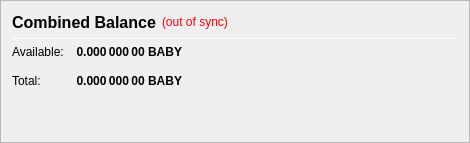
                   <widget class="QFrame" name="frame_CombinedBalances">
                    <property name="minimumSize">
                     <size>
                      <width>470</width>
                      <height>0</height>
                     </size>
                    </property>
                    <property name="frameShape">
                     <enum>QFrame::StyledPanel</enum>
                    </property>
                    <property name="frameShadow">
                     <enum>QFrame::Raised</enum>
                    </property>
                    <layout class="QVBoxLayout" name="verticalLayout_5">
                     <item>
                      <layout class="QHBoxLayout" name="horizontalLayout_5" stretch="0">
                       <item>
                        <widget class="QLabel" name="label_5z">
                         <property name="minimumSize">
                          <size>
                           <width>0</width>
                           <height>20</height>
                          </size>
                         </property>
                         <property name="font">
                          <font>
                           <pointsize>12</pointsize>
                           <weight>75</weight>
                           <bold>true</bold>
                          </font>
                         </property>
                         <property name="toolTip">
                          <string>Combined Balance (including unconfirmed and immature coins)</string>
                         </property>
                         <property name="text">
                          <string>Combined Balance</string>
                         </property>
                        </widget>
                       </item>
                       <item>
                        <widget class="QLabel" name="labelWalletStatus">
                         <property name="cursor">
                          <cursorShape>WhatsThisCursor</cursorShape>
                         </property>
                         <property name="toolTip">
                          <string>The displayed information may be out of date. Your wallet automatically synchronizes with the BABY network after a connection is established, but this process has not completed yet.</string>
                         </property>
                         <property name="styleSheet">
                          <string notr="true">QLabel { color: red; }</string>
                         </property>
                         <property name="text">
                          <string notr="true">(out of sync)</string>
                         </property>
                         <property name="alignment">
                          <set>Qt::AlignLeading|Qt::AlignLeft|Qt::AlignVCenter</set>
                         </property>
                        </widget>
                       </item>
                       <item>
                        <spacer name="horizontalSpacer_1">
                         <property name="orientation">
                          <enum>Qt::Horizontal</enum>
                         </property>
                         <property name="sizeHint" stdset="0">
                          <size>
                           <width>40</width>
                           <height>20</height>
                          </size>
                         </property>
                        </spacer>
                       </item>
                      </layout>
                     </item>
                     <item>
                      <widget class="Line" name="line_CombinedBalance">
                       <property name="minimumSize">
                        <size>
                         <width>0</width>
                         <height>1</height>
                        </size>
                       </property>
                       <property name="maximumSize">
                        <size>
                         <width>16777215</width>
                         <height>1</height>
                        </size>
                       </property>
                       <property name="orientation">
                        <enum>Qt::Horizontal</enum>
                       </property>
                      </widget>
                     </item>
                     <item>
                      <layout class="QGridLayout" name="gridLayout_3">
                       <property name="spacing">
                        <number>12</number>
                       </property>
                       <item row="1" column="0">
                        <widget class="QLabel" name="labelBalanceTextz">
                         <property name="text">
                          <string>Available:</string>
                         </property>
                        </widget>
                       </item>
                       <item row="1" column="1">
                        <widget class="QLabel" name="labelBalancez">
                         <property name="font">
                          <font>
                           <weight>75</weight>
                           <bold>true</bold>
                          </font>
                         </property>
                         <property name="cursor">
                          <cursorShape>IBeamCursor</cursorShape>
                         </property>
                         <property name="toolTip">
                          <string>Your current spendable balance</string>
                         </property>
                         <property name="text">
                          <string notr="true">0.000 000 00 BABY</string>
                         </property>
                         <property name="alignment">
                          <set>Qt::AlignRight|Qt::AlignTrailing|Qt::AlignVCenter</set>
                         </property>
                         <property name="textInteractionFlags">
                          <set>Qt::LinksAccessibleByMouse|Qt::TextSelectableByKeyboard|Qt::TextSelectableByMouse</set>
                         </property>
                        </widget>
                       </item>
                       <item row="2" column="0">
                        <widget class="QLabel" name="labelTotalTextz">
                         <property name="text">
                          <string>Total:</string>
                         </property>
                        </widget>
                       </item>
                       <item row="2" column="1">
                        <widget class="QLabel" name="labelTotalz">
                         <property name="font">
                          <font>
                           <weight>75</weight>
                           <bold>true</bold>
                          </font>
                         </property>
                         <property name="cursor">
                          <cursorShape>IBeamCursor</cursorShape>
                         </property>
                         <property name="toolTip">
                          <string>Total Balance, including all unavailable coins.</string>
                         </property>
                         <property name="text">
                          <string notr="true">0.000 000 00 BABY</string>
                         </property>
                         <property name="alignment">
                          <set>Qt::AlignRight|Qt::AlignTrailing|Qt::AlignVCenter</set>
                         </property>
                         <property name="textInteractionFlags">
                          <set>Qt::LinksAccessibleByMouse|Qt::TextSelectableByKeyboard|Qt::TextSelectableByMouse</set>
                         </property>
                        </widget>
                       </item>
                       <item row="2" column="3">
                        <spacer name="horizontalSpacer_2">
                         <property name="orientation">
                          <enum>Qt::Horizontal</enum>
                         </property>
                         <property name="sizeHint" stdset="0">
                          <size>
                           <width>40</width>
                           <height>20</height>
                          </size>
                         </property>
                        </spacer>
                       </item>
                      </layout>
                     </item>
                     <item>
                      <spacer name="verticalSpacer_1">
                       <property name="orientation">
                        <enum>Qt::Vertical</enum>
                       </property>
                       <property name="sizeHint" stdset="0">
                        <size>
                         <width>20</width>
                         <height>40</height>
                        </size>
                       </property>
                      </spacer>
                     </item>
                    </layout>
                   </widget>
